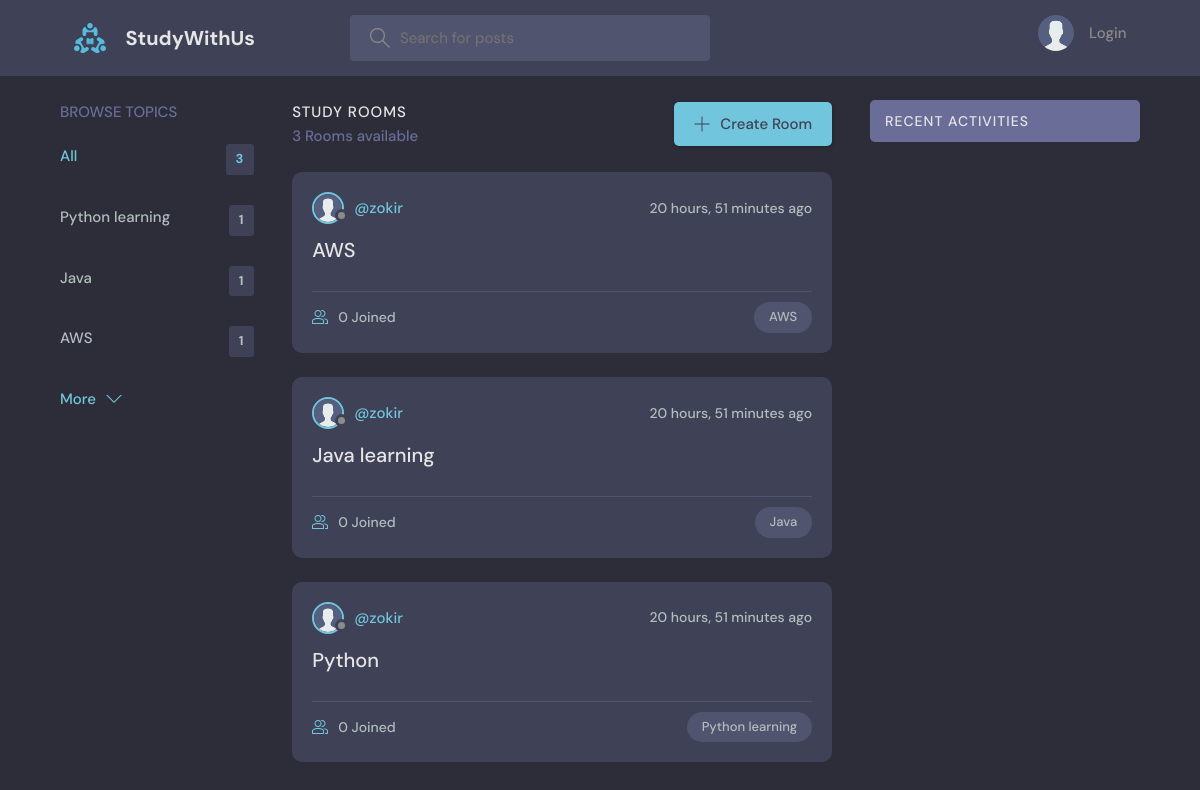
The page / on the database its author committed.
### base/models.py (models this page shows, shortened)
class Topic(models.Model):
    name = models.CharField(max_length=200)

class Room(models.Model):
    host = models.ForeignKey(User, on_delete=models.SET_NULL, null=True)
    topic = models.ForeignKey(Topic, on_delete=models.SET_NULL, null=True)
    name = models.CharField(max_length=200)
    description = models.TextField(null=True, blank=True)
    participants = models.ManyToManyField(
        User, related_name='participants', blank=True)
    updated = models.DateTimeField(auto_now=True)
    created = models.DateTimeField(auto_now_add=True)
    class Meta:
        ordering = ['-updated', '-created']

class User(AbstractUser):
    name = models.CharField(max_length=200, null=True)
    email = models.EmailField(unique=True, null=True)
    bio = models.TextField(null=True)
    avatar = models.ImageField(null=True, default="avatar.svg")
    USERNAME_FIELD = 'email'
    REQUIRED_FIELDS = []
    objects = UserManager()  # Use the custom manager

### base/views.py (the view)
# urls.py: path('', views.home, name="home"),
def home(request):
    q = request.GET.get('q') if request.GET.get('q') != None else ''
    rooms = Room.objects.filter(
        Q(topic__name__icontains=q) |
        Q(name__icontains=q) |
        Q(description__icontains=q)
    )
    topics = Topic.objects.all()[0:5]
    room_count = rooms.count()
    room_messages = Message.objects.filter(
        Q(room__topic__name__icontains=q))[0:3]
    context = {'rooms': rooms, 'topics': topics,
               'room_count': room_count, 'room_messages': room_messages}
    return render(request, 'base/home.html', context)

### base/templates/base/home.html (shortened to what this page needs)
{% extends 'main.html' %}
{% block content %}
<main class="layout layout--3">
  <div class="container">
    {% include 'base/topics_component.html' %}
    <div class="roomList">
      <div class="roomList__header">
        <div>
          <h2>Study Rooms</h2>
          <p>{{room_count}} Rooms available</p>
        </div>
        <a class="btn btn--main" href="{% url 'create-room' %}">
          <svg version="1.1" xmlns="http://www.w3.org/2000/svg" width="32" height="32" viewBox="0 0 32 32">
            <title>add</title>
            <path
              d="M16.943 0.943h-1.885v14.115h-14.115v1.885h14.115v14.115h1.885v-14.115h14.115v-1.885h-14.115v-14.115z">
            </path>
          </svg>
          Create Room
        </a>
      </div>
      {% include 'base/feed_component.html' %}
    </div>
    {% include 'base/activity_component.html' %}
  </div>
</main>
{% endblock %}

### base/templates/base/topics_component.html
<div class="topics">
    <div class="topics__header">
        <h2>Browse Topics</h2>
    </div>
    <ul class="topics__list">
        <li>
            <a href="{% url 'home' %}" class="active">All <span>{{topics.count}}</span></a>
        </li>
        {% for topic in topics %}
        <li>
            <a href="{% url 'home' %}?q={{topic.name}}">{{topic.name}}<span>{{topic.room_set.all.count}}</span></a>
        </li>
        {% endfor %}
    </ul>
    <a class="btn btn--link" href="{% url 'topics' %}">
        More
        <svg version="1.1" xmlns="http://www.w3.org/2000/svg" width="32" height="32" viewBox="0 0 32 32">
            <title>chevron-down</title>
            <path d="M16 21l-13-13h-3l16 16 16-16h-3l-13 13z"></path>
        </svg>
    </a>
</div>

### base/templates/base/feed_component.html (shortened to what this page needs)
{% for room in rooms %}
<div class="roomListRoom">
    <div class="roomListRoom__header">
        <a href="{% url 'user-profile' room.host.id %}" class="roomListRoom__author">
            <div class="avatar avatar--small">
                <img src="{{room.host.avatar.url}}" />
            </div>
            <span>@{{room.host.username}}</span>
        </a>
        <div class="roomListRoom__actions">
            <span>{{room.created|timesince}} ago</span>
        </div>
    </div>
    <div class="roomListRoom__content">
        <a href="{% url 'room' room.id %}">{{room.name}}</a>
    </div>
    <div class="roomListRoom__meta">
        <a href="{% url 'room' room.id %}" class="roomListRoom__joined">
            {{room.participants.all.count}} Joined
        </a>
        <p class="roomListRoom__topic">{{room.topic.name}}</p>
    </div>
</div>
{% endfor %}

### static/styles/style.css (style rules this page uses)
:root { --color-main: #71c6dd; --color-main-light: #e1f6fb; --color-dark: #3f4156; --color-dark-medium: #51546e; --color-dark-light: #696d97; --color-light: #e5e5e5; --color-gray: #8b8b8b; --color-light-gray: #b2bdbd; --color-bg: #2d2d39; --color-success: #5dd693; --color-error: #fc4b0b; }
* { font-family: "DM Sans", -apple-system, BlinkMacSystemFont, "Segoe UI", Roboto, Oxygen, Ubuntu, Cantarell, "Open Sans", "Helvetica Neue", sans-serif; margin: 0; padding: 0; box-sizing: border-box; text-rendering: optimizeLegibility; font-size: inherit; }
html { font-size: 56.25%; }
@media only screen and (min-width: 1200px) { html { font-size: 62.5%; } }
body { line-height: 1.6; font-weight: 400; font-size: 1.5rem; color: var(--color-light-gray); background-color: var(--color-bg); min-height: 100vh; }
img { width: 100%; }
a { display: inline-block; color: var(--color-main); text-decoration: none; }
.container { max-width: 120rem; width: 90%; margin: auto; }
.btn { background-color: transparent; border: none; display: inline-flex; align-items: center; gap: 1rem; cursor: pointer; transition: all ease-in-out 0.3s; padding: 1rem 2rem; border-radius: 5px; box-shadow: 1px 1px 3px 1px rgba(0, 0, 0, 0.15); font-weight: 500; }
.btn--link { border-radius: 0; padding: 0; color: var(--color-main); box-shadow: none; }
.btn--main { background-color: var(--color-main); color: var(--color-dark); }
.btn > svg { fill: currentColor; width: 1.6rem; height: 1.6rem; }
.avatar { position: relative; display: inline-block; border-radius: 50%; border: 2px solid var(--color-main); }
.avatar img { display: block; border-radius: 50%; object-fit: cover; object-position: center; }
.avatar::after { content: ""; display: block; position: absolute; background-color: var(--color-gray); z-index: 111; border-radius: 50%; border: 0.3rem solid var(--color-dark); }
.avatar.avatar--small img { width: 2.8rem; height: 2.8rem; }
.avatar.avatar--small:after { width: 0.7rem; height: 0.7rem; bottom: 0px; right: -6px; }
.layout { margin-top: 2.4rem; }
.layout > .container { display: flex; justify-content: space-between; align-items: flex-start; }
.layout--3 > .container > div:first-child { flex-basis: 18%; max-width: 22.5rem; }
.layout--3 > .container > div:nth-child(2) { flex-basis: 50%; }
.topics__header { margin-bottom: 2rem; }
.topics__header h2 { text-transform: uppercase; font-weight: 500; color: var(--color-dark-light); }
.topics__list { list-style: none; }
.topics__list li a { display: flex; justify-content: space-between; margin-bottom: 3rem; font-weight: 500; color: var(--color-light-gray); transition: all 0.3s ease-in-out; }
.topics__list li a.active, .topics__list li a:hover { color: var(--color-main); }
.topics__list li a span { padding: 0.5rem 1rem; background-color: var(--color-dark); border-radius: 3px; font-size: 1.3rem; font-weight: 700; letter-spacing: 1px; }
.roomList__header { display: flex; justify-content: space-between; align-items: center; margin-bottom: 2.4rem; }
.roomList__header h2 { text-transform: uppercase; font-weight: 500; color: var(--color-light); letter-spacing: 1px; }
.roomList__header p { font-weight: 500; color: var(--color-dark-light); }
.roomListRoom { margin-bottom: 2.4rem; background-color: var(--color-dark); border-radius: 1rem; padding: 2rem; }
.roomListRoom__header { display: flex; justify-content: space-between; align-items: center; }
.roomListRoom__author { font-weight: 500; display: flex; align-items: center; gap: 1rem; }
.roomListRoom__actions { display: flex; align-items: flex-start; gap: 1rem; position: relative; }
.roomListRoom__actions span { font-size: 1.4rem; font-weight: 500; }
.roomListRoom__content { margin: 1rem 0; }
.roomListRoom__content a { font-size: 2rem; font-weight: 500; margin-bottom: 1.5rem; color: var(--color-light); transition: all 0.3s ease-in-out; }
.roomListRoom__meta { border-top: 1px solid var(--color-dark-medium); padding-top: 1rem; display: flex; align-items: center; justify-content: space-between; }
.roomListRoom__joined { color: var(--color-light-gray); display: flex; align-items: center; gap: 1rem; font-size: 1.4rem; font-weight: 500; }
.roomListRoom__joined svg { fill: var(--color-main); width: 1.6rem; height: 1.6rem; }
.roomListRoom__topic { padding: 5px 1.5rem; background-color: var(--color-dark-medium); border-radius: 5rem; font-weight: 500; font-size: 1.3rem; }

### rows shown on the page
Topic: name "Python learning", room_set.all.count "1"
Topic: name "Java", room_set.all.count "1"
Topic: name "AWS", room_set.all.count "1"
Room: host.avatar (placeholder picture), host.username "zokir", created "20 hours, 51 minutes", name "AWS", participants.all.count "0", topic.name "AWS"
Room: host.avatar (placeholder picture), host.username "zokir", created "20 hours, 51 minutes", name "Java learning", participants.all.count "0", topic.name "Java"
Room: host.avatar (placeholder picture), host.username "zokir", created "20 hours, 51 minutes", name "Python", participants.all.count "0", topic.name "Python learning"

### other values the page prints
{{ topics.count }} "3"
{{ room_count }} "3"
